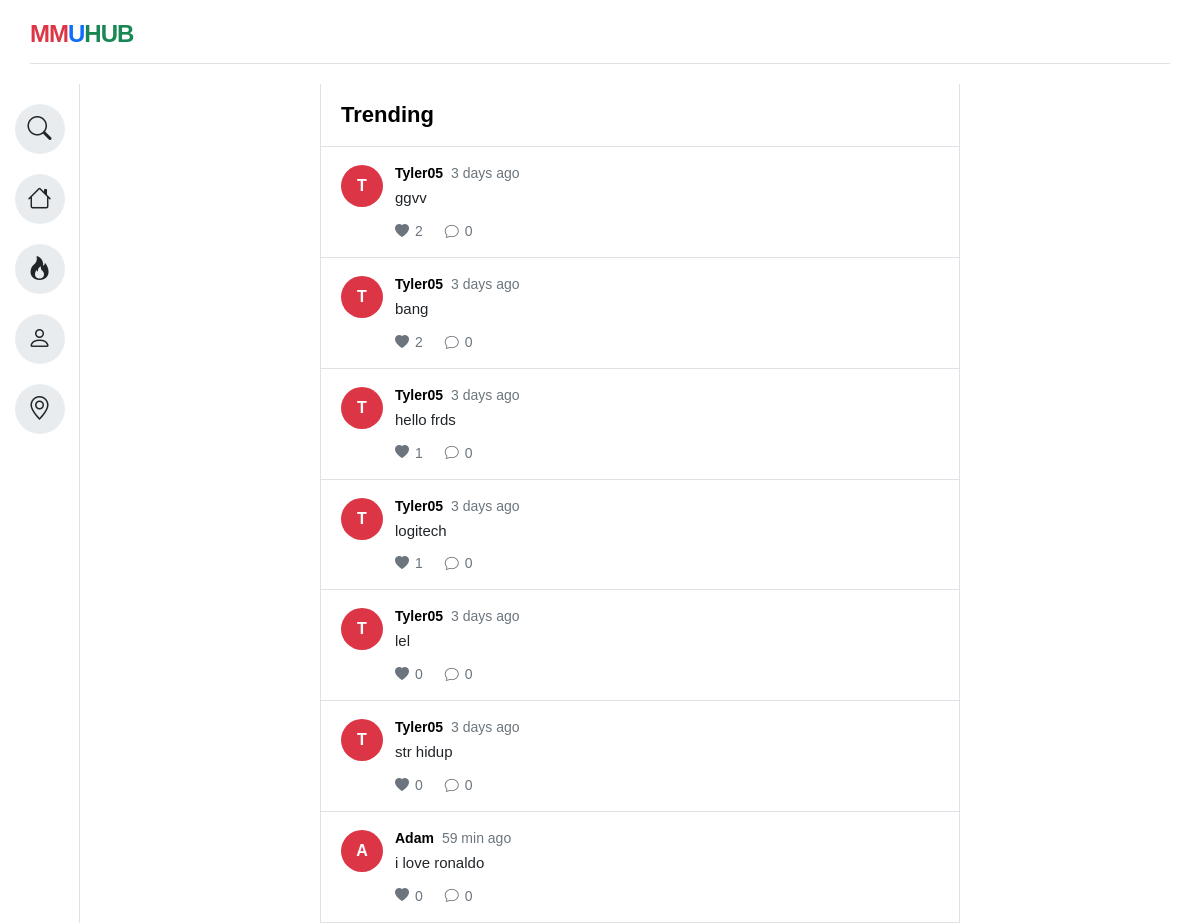
/Trending.html (signed in), run on an earlier commit of the app's database.
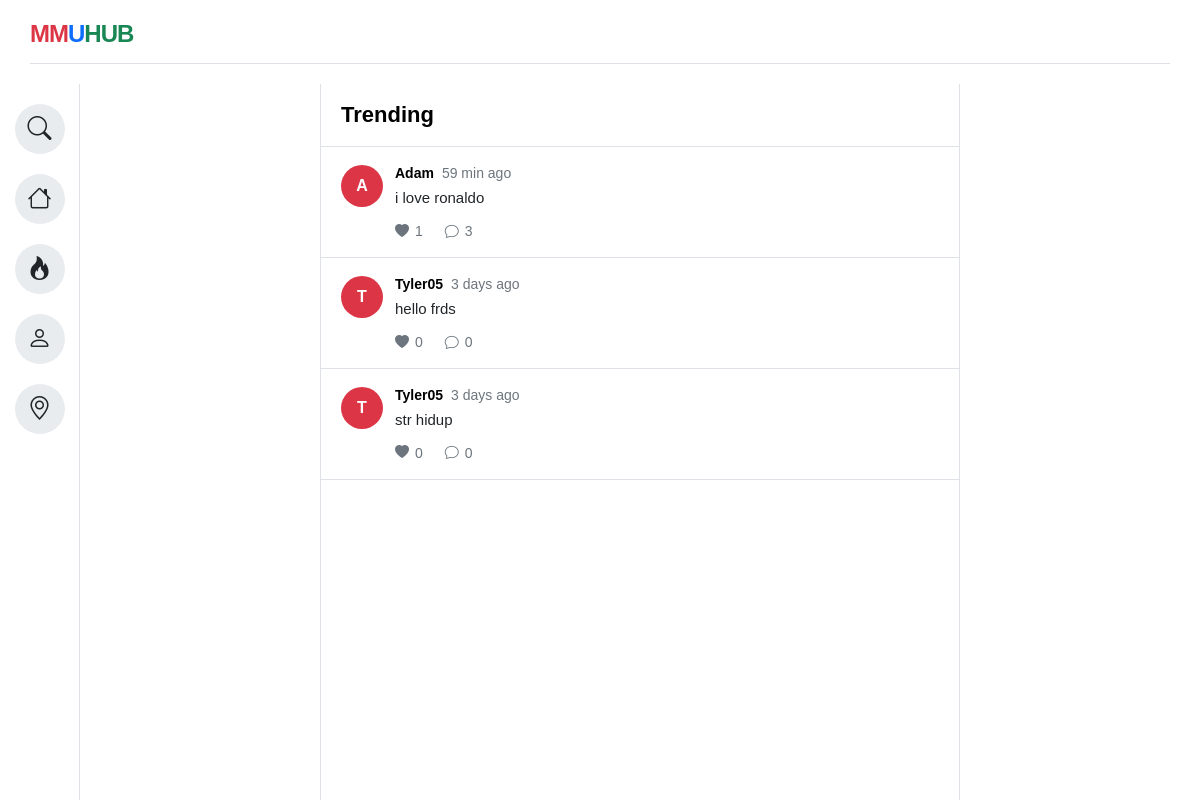
And on a later commit of the database.
### tables this page shows
CREATE TABLE posts (
        id INTEGER PRIMARY KEY AUTOINCREMENT,
        user_id INTEGER,
        content TEXT,
        created_at TIMESTAMP DEFAULT CURRENT_TIMESTAMP,
        FOREIGN KEY(user_id) REFERENCES users(id)
    );

### app.py (the view, shortened to what this page needs)
@app.route("/Trending.html")
def trending():
    if "user" not in session:
        return redirect(url_for("login_page"))
    posts = get_most_liked_posts()
    formatted_posts = []
    for post in posts:
        formatted_posts.append({
            "id": post[0],
            "username": post[1],
            "content": post[2],
            "time": time_ago(post[3]),
            "likes": post[4],
            "comments": get_comment_count(post[0])
        })
    return render_template(
        "Trending.html",
        username=session["user"]["username"],
        posts=formatted_posts
    )

### comments.py (called while the page is built)
def get_comment_count(post_id):
    conn = connect()
    cursor = conn.cursor()
    cursor.execute(
        "SELECT COUNT(*) FROM comments WHERE post_id=?",
        (post_id,)
    )
    count = cursor.fetchone()[0]
    conn.close()
    return count

### database.py (called while the page is built)
def connect():
    return sqlite3.connect("app.db")

### posts.py (called while the page is built)
def get_most_liked_posts():
    conn = connect()
    cursor = conn.cursor()
    cursor.execute("""
SELECT
    posts.id,
    users.username,
    posts.content,
    posts.created_at,
    COUNT(likes.id) AS like_count
FROM posts
JOIN users
ON posts.user_id = users.id
LEFT JOIN likes
ON posts.id = likes.post_id
GROUP BY posts.id
ORDER BY like_count DESC
""")
    posts = cursor.fetchall()
    conn.close()
    return posts

### templates/Trending.html (shortened to what this page needs)
<!DOCTYPE html>
<html lang="en">
<head>
    <link rel="stylesheet" href="{{ url_for('static', filename='style.css') }}">
    <link rel="stylesheet" href="https://cdn.jsdelivr.net/npm/bootstrap-icons@1.11.1/font/bootstrap-icons.css">
</head>
<body>
    <div class="app-background">
        <div class="main-container">
            <header>
                <div class="logo">
                    <span class="red">MM</span><span class="blue">U</span><span class="green">HUB</span>
                </div>
                <hr class="header-line">
            </header>
            <div class="content-wrapper">
                <aside class="sidebar">
                    <div class="icon-group">
                      <a href="Search.html" class="icon-circle" data-tooltip="Search"><i class="bi bi-search"></i></a>
                      <a href="Homepage.html" class="icon-circle" data-tooltip="Home"><i class="bi bi-house"></i></a>
                      <a href="Trending.html" class="icon-circle" data-tooltip="Trending"><i class="bi bi-fire"></i></a>
                      <a href="Profile.html" class="icon-circle" data-tooltip="Profile"><i class="bi bi-person"></i></a>
                      <a href="Map.html" class="icon-circle" data-tooltip="Map"><i class="bi bi-geo-alt"></i></a>
                    </div>
                </aside>
                <main class="content-area">
                    <section class="feed-container">
                     <div class="feed-page-title">
                      <h1>Trending</h1>
                     </div>
{% for post in posts %}
<article class="feed-post">
    <div class="feed-avatar avatar-red">
        {{ post.username[0]|upper }}
    </div>
    <div class="feed-post-body">
        <div class="feed-post-header">
            <strong>{{ post.username }}</strong>
            <span>{{ post.time }}</span>
        </div>
        <p>{{ post.content }}</p>
        <div class="feed-actions">
            <button type="button">
                <i class="bi bi-heart-fill"></i>
                <span>{{ post.likes }}</span>
            </button>
            <button type="button">
                <i class="bi bi-chat"></i>
                <span>{{ post.comments }}</span>
            </button>
        </div>
    </div>
</article>
{% endfor %}
                    </section>
                </main>
            </div>
        </div>
    </div>
</body>
</html>

What changed in the data, as far as the page shows it:
removed posts: username "T", username "Tyler05", time "3 days ago", content "ggvv", likes "2", comments "0"
removed posts: username "T", username "Tyler05", time "3 days ago", content "bang", likes "2", comments "0"
removed posts: username "T", username "Tyler05", time "3 days ago", content "logitech", likes "1", comments "0"
removed posts: username "T", username "Tyler05", time "3 days ago", content "lel", likes "0", comments "0"
shown differently, row unchanged: posts "i love ronaldo": likes "0" → "1"; comments "0" → "3"; moves up the list
computed for posts "hello frds": likes "1" → "0"
